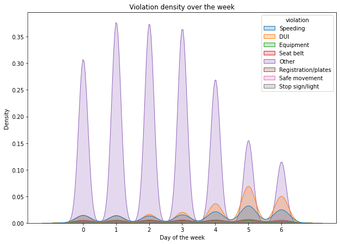
#> input picture Plots/days_of_the_week.png, 340 x 244 px, shrunk from 615 x 441 before the run
$ python add_subtext.py
#> lines starting #> are read from the running program, lines starting #| are printed output that depends on the picture
# %%
import matplotlib.pyplot as plt
import matplotlib.image as mpimg
import os

# %%

img_1 = mpimg.imread('Plots/days_of_the_week.png')
#> img_1 is the input picture: shape (244, 340, 4) float32; mean R, G, B, A 0.755, 0.745, 0.759, 0.792
img_2 = mpimg.imread('Plots/arrested_dist.png')
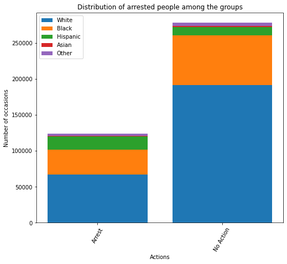
#> input picture Plots/arrested_dist.png, 287 x 264 px, shrunk from 519 x 478 before the run
#> img_2 is the input picture: shape (264, 287, 4) float32; mean R, G, B, A 0.438, 0.484, 0.488, 0.693
img_3 = mpimg.imread('Plots/knn_accuracy.png')
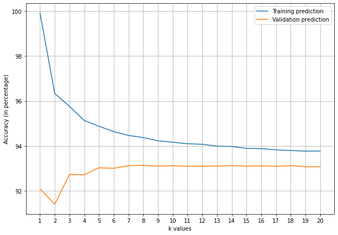
#> input picture Plots/knn_accuracy.png, 338 x 235 px, shrunk from 612 x 425 before the run
#> img_3 is the input picture: shape (235, 338, 4) float32; mean R, G, B, A 0.803, 0.802, 0.802, 0.825
img_4 = mpimg.imread('Plots/nn_accuracy.png')
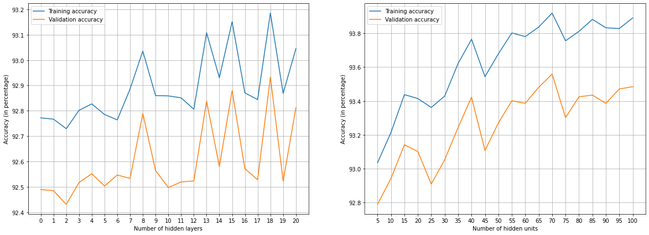
#> input picture Plots/nn_accuracy.png, 649 x 235 px, shrunk from 1173 x 425 before the run
#> img_4 is the input picture: shape (235, 649, 4) float32; mean R, G, B, A 0.757, 0.755, 0.753, 0.785
img_5 = mpimg.imread('Plots/classifier_acc.png')
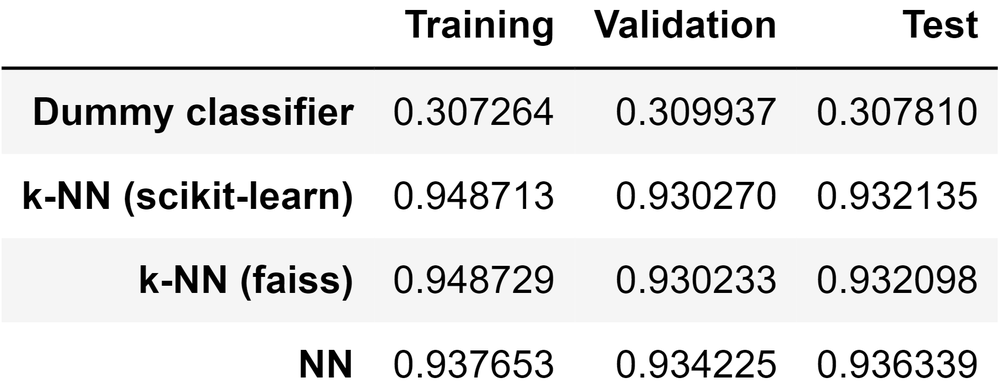
#> input picture Plots/classifier_acc.png, 1000 x 388 px, shrunk from 1808 x 702 before the run
#> img_5 is the input picture: shape (388, 1000, 4) float32; mean R, G, B, A 0.896, 0.896, 0.896, 1
img_6 = mpimg.imread('Plots/roc_curve.png')
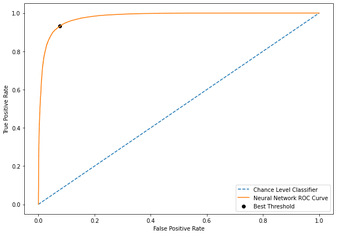
#> input picture Plots/roc_curve.png, 337 x 235 px, shrunk from 609 x 425 before the run
#> img_6 is the input picture: shape (235, 337, 4) float32; mean R, G, B, A 0.819, 0.817, 0.816, 0.828
#> (the run stopped early here; a loop or call above may not have finished)
